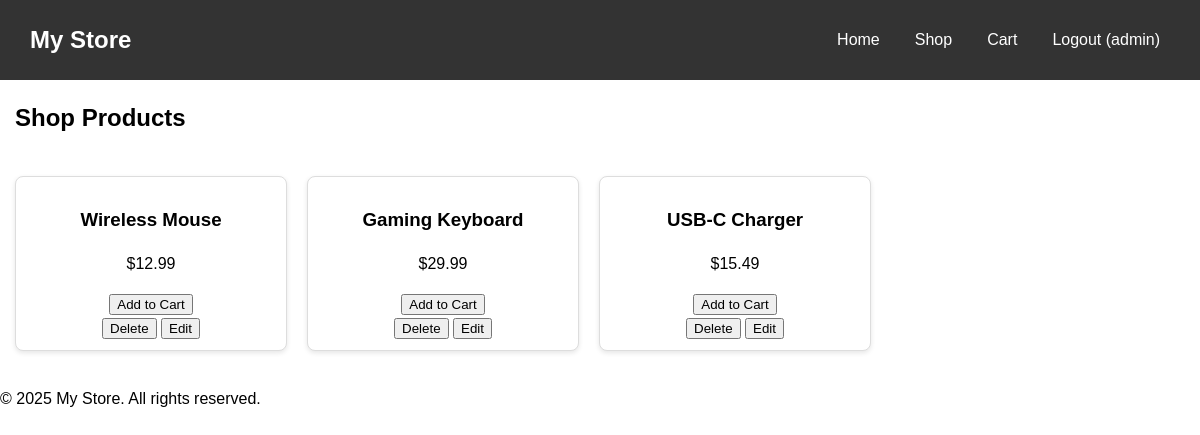
The page / (signed in) on the database its author committed.
### tables this page shows
CREATE TABLE products (
    id INTEGER PRIMARY KEY AUTOINCREMENT,
    name TEXT NOT NULL,
    price REAL NOT NULL,
    description TEXT NOT NULL
, seller_id INTEGER, inventory INTEGER DEFAULT 0);

### app.py (the view)
@app.route('/')
def home():
    products = db.get_all_products()
    return render_template('shop.html', products=products)

### app.py (called while the page is built)
@app.context_processor
def inject_csrf_token():
    return dict(csrf_token=generate_csrf)

### db/database.py (called while the page is built)
    def connect(self):
        conn = sqlite3.connect(self.db_path, timeout=10, check_same_thread=False)
        conn.row_factory = sqlite3.Row
        return conn

    def get_all_products(self):
        with self.connect() as conn:
            products = conn.execute("SELECT * FROM products").fetchall()
        return [dict(row) for row in products]

### templates/shop.html (shortened to what this page needs)
{% extends "base.html" %}
{% block content %}
<section id="products">
  <h2>Shop Products</h2>
  <div class="product-list">
    {% for product in products %}
      <div class="product-item"
     onclick="window.location.href=`{{ url_for('product_detail', product_id=product.id) }}`"
     style="cursor:pointer;">
          <h3>{{ product.name }}</h3>
        <p>${{ product.price }}</p>
        <form action="{{ url_for('add_to_cart', product_id=product.id) }}" method="POST">
          <button type="submit">Add to Cart</button>
        </form>
        {% if session.get('role') in ['admin','Admin'] or product.seller_id == session.get('user_id') %}
          <form method="POST" action="{{ url_for('delete_product', product_id=product.id) }}" style="display:inline;">
            <button type="submit">Delete</button>
          </form>
          <form method="GET" action="{{ url_for('edit_product', product_id=product.id) }}" style="display:inline;">
            <button type="submit">Edit</button>
          </form>
        {% endif %}
      </div>
    {% endfor %}
  </div>
</section>
{% endblock %}

### static/styles.css (style rules this page uses)
body { font-family: Arial, sans-serif; line-height: 1.5; margin: 0px }
#products { margin: 15px; }
.product-list { display: flex; flex-wrap: wrap; gap: 20px; padding: 20px 0; }
.product-item { flex: 1 1 200px; max-width: 250px; border: 1px solid #ddd; padding: 10px; text-align: center; box-shadow: 0 2px 5px rgba(0, 0, 0, 0.1); border-radius: 8px; background-color: #fff; transition: transform 0.2s; }

### rows shown on the page
products: name "Wireless Mouse", price "12.99"
products: name "Gaming Keyboard", price "29.99"
products: name "USB-C Charger", price "15.49"

### other values the page prints
{{ session.get('username') }} "admin"
